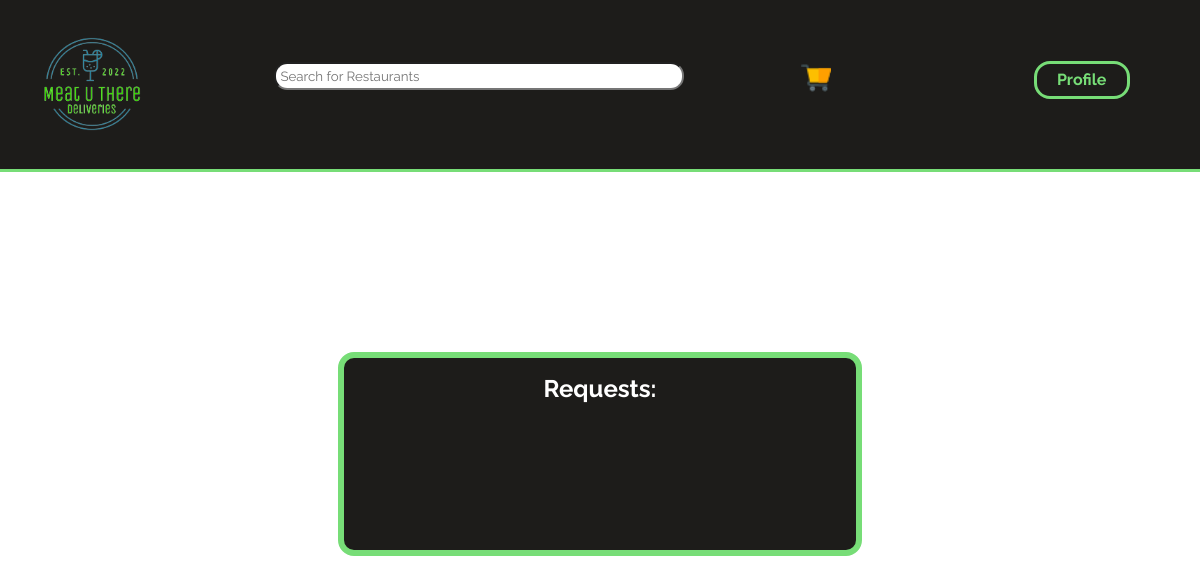
Page /edit_orders_state.php?restaurant_id=0 (signed in) on the earlier database version.
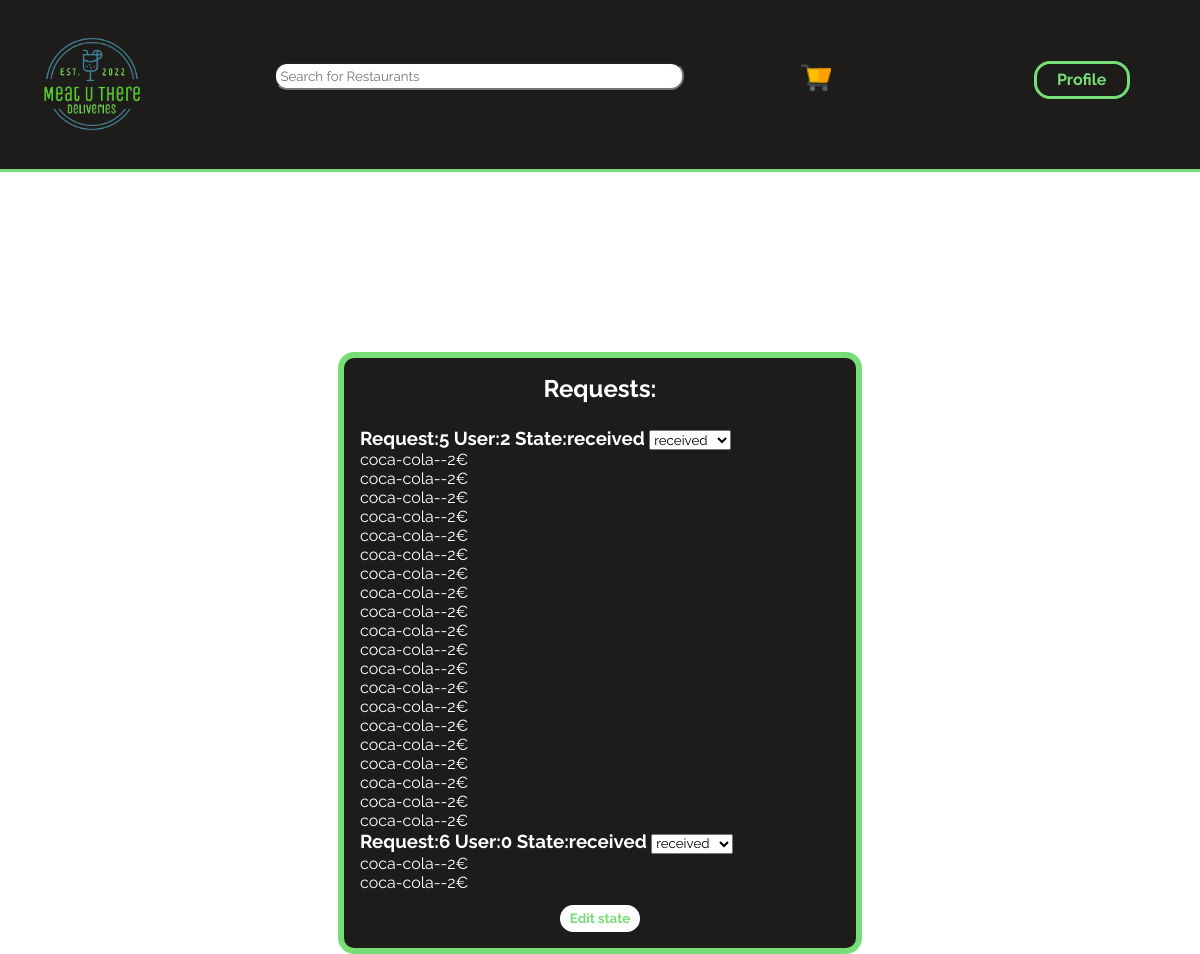
Same page on the later database version.
### tables this page shows
CREATE TABLE Request(
    idRequest INTEGER PRIMARY KEY,
    orderState VARCHAR,
    idUser REFERENCES User
);

CREATE TABLE OrderState(
    id OrderState INTEGER PRIMARY KEY,
    name VARCHAR
);

CREATE TABLE RequestDishes(
    idRequestDish INTEGER,
    idRequest INTEGER REFERENCES Request ON DELETE CASCADE,
    idDish INTEGER REFERENCES Dish ON DELETE CASCADE,
    PRIMARY KEY(idRequestDish)
);

CREATE TABLE Dish(
    idDish INTEGER PRIMARY KEY AUTOINCREMENT,
    name VARCHAR,
    price INTEGER,
    idDishCategory INTEGER REFERENCES DishCategory,
    idRestaurant INTEGER REFERENCES Restaurant
);

### database/restaurants.php (called while the page is built, shortened)
<?php
    function getRestaurant($db,$restaurant_id){
        $stmt = $db->prepare('SELECT *
                            FROM Restaurant
                            WHERE idRestaurant=:restaurant_id');
        $stmt->bindParam(':restaurant_id',$restaurant_id);
        $stmt->execute();
        $stmt = $stmt->fetch();
        return $stmt;
    }
    function getDishInfo($db,$dish_id){
        $stmt = $db->prepare('  SELECT *
                                FROM Dish
                                WHERE idDish=:idDish');
        $stmt->bindParam(':idDish',$dish_id);
        $stmt->execute();
        $stmt = $stmt->fetch();
        return $stmt;
    }
    function getRequestDishes($db,$idRequest){
        $stmt = $db->prepare('SELECT idDish
                              FROM RequestDishes WHERE idRequest=:idRequest');
        $stmt->bindParam(':idRequest',$idRequest);
        $stmt->execute();
        $stmt = $stmt->fetchAll();
        return $stmt;
    }
    function getRestaurantRequests($db, $idRestaurant){
        $stmt = $db->prepare('SELECT Distinct Request.idRequest, idUser,orderState
                            FROM (Dish JOIN RequestDishes USING (idDish)) JOIN Request USING(idRequest)
                            WHERE idRestaurant=:idRestaurant');
        $stmt->bindParam(':idRestaurant', $idRestaurant);
        $stmt->execute();
        $stmt = $stmt->fetchAll();
        return $stmt;
    }
    function getStates($db){
        $stmt = $db->prepare('SELECT name
                              FROM OrderState');
        $stmt->execute();
        $stmt = $stmt->fetchAll();
        return $stmt;
    }
?>

### edit_orders_state.php (the view, shortened to what this page needs)
<?php
    require_once("templates/common.php");
    require_once("database/connection.php");
    require_once("database/restaurants.php");
    $db=getDatabaseConnection();
    $restaurant_info =  getRestaurant($db,$_GET['restaurant_id']);
    $restaurantRequests = getRestaurantRequests($db, $restaurant_info['idRestaurant']);
    $states = getStates($db);
    ?>
    <form action="action_edit_orders.php" method="post">
        <h2>Requests: </h2>
        <ul>
            <?php foreach($restaurantRequests as $request){?>
            <ul>
                <h3>Request:<?=$request['idRequest']?> User:<?=$request['idUser']?> State:<?=$request['orderState']?>
                    <select name="state_<?=$request['idRequest']?>">
                    <?php foreach($states as $state) {?>
                        <option value="<?=$state["name"]?>" <?php if($state["name"]==$request['orderState']) echo("selected");?> ><?=$state["name"]?></option>
                    <?php } ?>
                    </select>
                </h3>
                <?php $requestDishes = getRequestDishes($db,$request['idRequest'])?>
                <?php foreach($requestDishes as $dish){?>
                <li>
                    <?php $dishInfo = getDishInfo($db, $dish['idDish']) ?>
                    <p><?=$dishInfo['name']?>--<?=$dishInfo['price']?>€</p>
                </li>
                <?php } ?>
            </ul>
            <?php } ?>
        </ul>
        <?php if(sizeof($restaurantRequests)>0) { ?>
            <button type="submit">Edit state</button>
        <?php }?>
    </form>

Differences in the rows shown:
added request: idRequest "5", idUser "2", orderState "received", orderState+idRequest "received"
added requestdishes: idDish.name "coca-cola", idDish.price "2"
added requestdishes: idDish.name "coca-cola", idDish.price "2"
added requestdishes: idDish.name "coca-cola", idDish.price "2", shown under "5"
added requestdishes: idDish.name "coca-cola", idDish.price "2", shown under "5"
added requestdishes: idDish.name "coca-cola", idDish.price "2", shown under "5"
added requestdishes: idDish.name "coca-cola", idDish.price "2", shown under "5"
added requestdishes: idDish.name "coca-cola", idDish.price "2", shown under "5"
added requestdishes: idDish.name "coca-cola", idDish.price "2", shown under "5"
added requestdishes: idDish.name "coca-cola", idDish.price "2", shown under "5"
added requestdishes: idDish.name "coca-cola", idDish.price "2", shown under "5"
added requestdishes: idDish.name "coca-cola", idDish.price "2", shown under "5"
added requestdishes: idDish.name "coca-cola", idDish.price "2", shown under "5"
added requestdishes: idDish.name "coca-cola", idDish.price "2", shown under "5"
added requestdishes: idDish.name "coca-cola", idDish.price "2", shown under "5"
added requestdishes: idDish.name "coca-cola", idDish.price "2", shown under "5"
added requestdishes: idDish.name "coca-cola", idDish.price "2", shown under "5"
added requestdishes: idDish.name "coca-cola", idDish.price "2", shown under "5"
added requestdishes: idDish.name "coca-cola", idDish.price "2", shown under "5"
added requestdishes: idDish.name "coca-cola", idDish.price "2", shown under "5"
added requestdishes: idDish.name "coca-cola", idDish.price "2", shown under "5"
added request: idRequest "6", idUser "0", orderState "received", orderState+idRequest "received"
Other differences:
text now shown: "Edit state"
